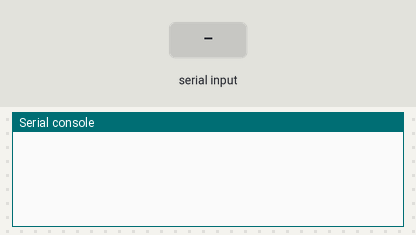
Bench run of a program on a simulated Raspberry Pi Pico running MicroPython. Parts: the last lines printed to the serial console. Inputs (shaded band) come from the test bench.

Above: at 1.2 s.
1.3 s: "ping" typed at the serial console, then Enter
At 2.5 s:
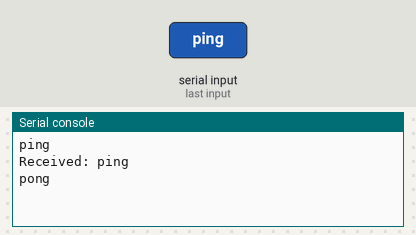
2.8 s: "1" typed at the serial console, then Enter
At 4.0 s:
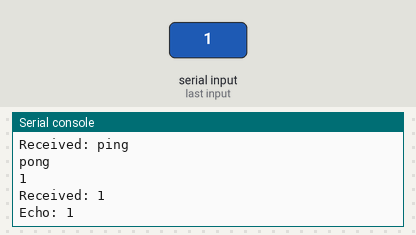

Measured:
- after the input at 1.3 s, the serial console: prints a new line at once (image 1)
- after the input at 2.8 s, the serial console: prints a new line at once (image 2)

The program:

pico-serial.py
```python
import utime
import sys
import select

def send_message(message):
    """Send a message to the USB serial connection (prints to stdout)."""
    print(message)


def receive_message(timeout=0):
    """
    Check for and receive a message from the USB serial connection (stdin).
    Optional timeout (seconds), 0 = non-blocking check.
    """
    if sys.stdin in select.select([sys.stdin], [], [], timeout)[0]:
        return sys.stdin.readline().strip()
    return None
# Simple script to communicate between a pi and a pico
# PICO Script
# open a direct connection over USB

while True:
    message = receive_message()
    if message:
        print(f"Received: {message}")
        if message == "ping":
            send_message("pong")
        else:
            send_message(f"Echo: {message}")
    utime.sleep(0.1)
```
